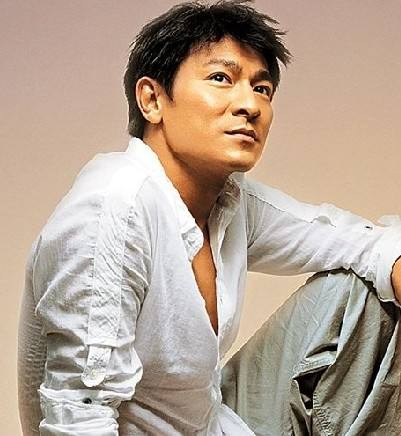
%> input picture lab7/19-刘德华.jpg, 401 x 436 px
$ octave lab7_a1.m   (GNU Octave 9; MATLAB toolbox functions it lacks are replaced by stand-ins)
%> lines starting %> are read from the running program, lines starting %| are printed output that depends on the picture
%读取实验数据包里面“19-刘德华.jpg”，从RGB通道中选择一个合适的通道，
%利用边缘检测方法对图像进行分割，显示分割结果。

imag=imread('19-刘德华.jpg');
%> imag is the input picture: size 436x401x3 uint8; mean R, G, B 181, 163.3, 148.1
figure;imshow(imag);title('原图');
R=imag(:,:,1);
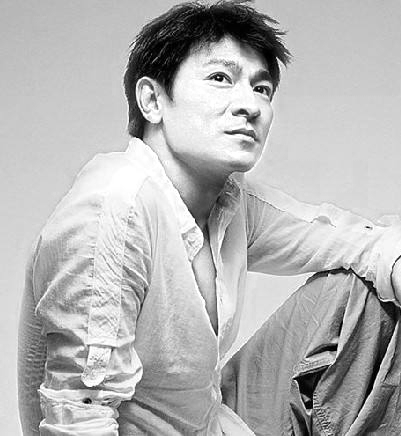
%> R: size 436x401 uint8; min 0, max 255, mean 181
figure;imshow(R);title('R通道');
bw=edge(R,'canny');%edge函数，选择canny方法
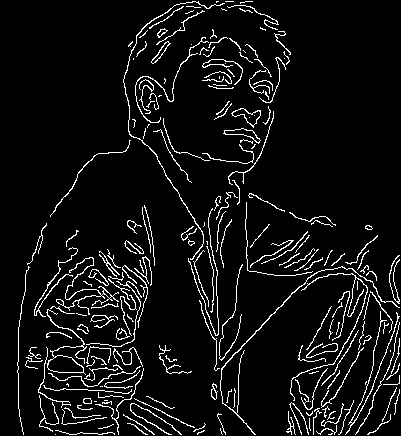
%> bw: size 436x401 logical; 6.7% white in thin lines or dots
figure;imshow(bw);title('分割结果');

$ run again, with lab7/20-刘德华.jpg copied over lab7/19-刘德华.jpg
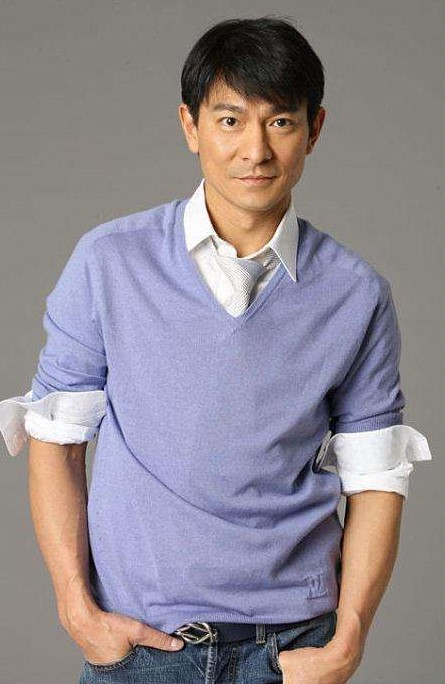
%> input picture lab7/20-刘德华.jpg, 445 x 684 px
%> imag is the input picture: size 684x445x3 uint8; mean R, G, B 144.5, 137.1, 144.5
%> `R=imag(:,:,1);`:
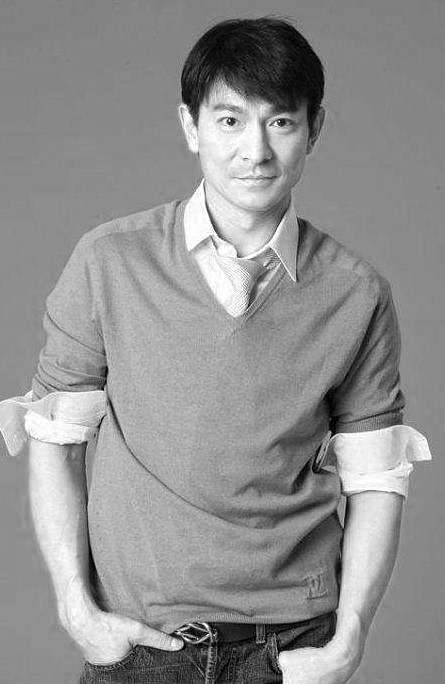
%> R: size 684x445 uint8; min 0, max 255, mean 144.5
%> `bw=edge(R,'canny');`:
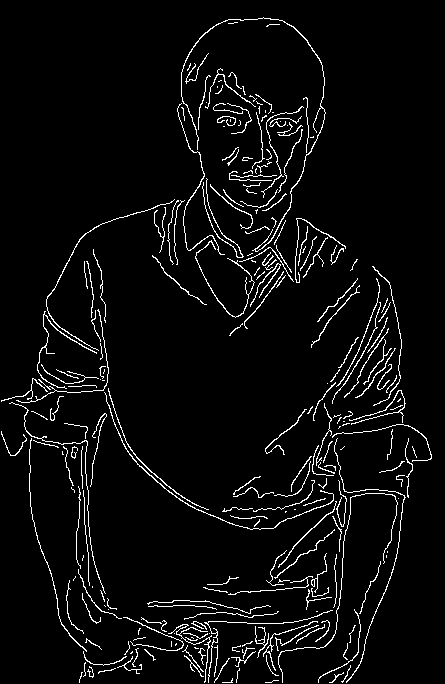
%> bw: size 684x445 logical; 4.6% white in thin lines or dots

$ run again, with lab7/21-刘德华.jpg copied over lab7/19-刘德华.jpg
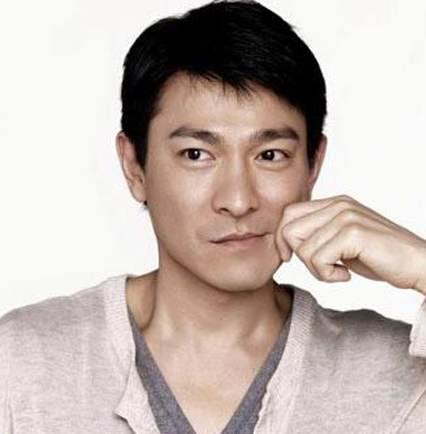
%> input picture lab7/21-刘德华.jpg, 426 x 434 px
%> imag is the input picture: size 434x426x3 uint8; mean R, G, B 195.5, 182.3, 176.9
%> `R=imag(:,:,1);`:
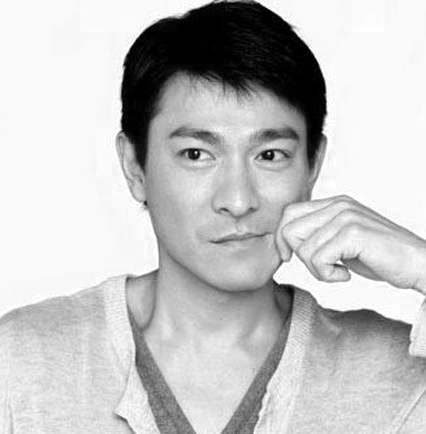
%> R: size 434x426 uint8; min 0, max 255, mean 195.5
%> `bw=edge(R,'canny');`:
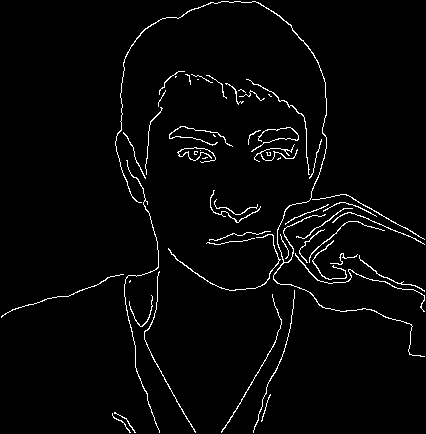
%> bw: size 434x426 logical; 2.7% white in thin lines or dots
